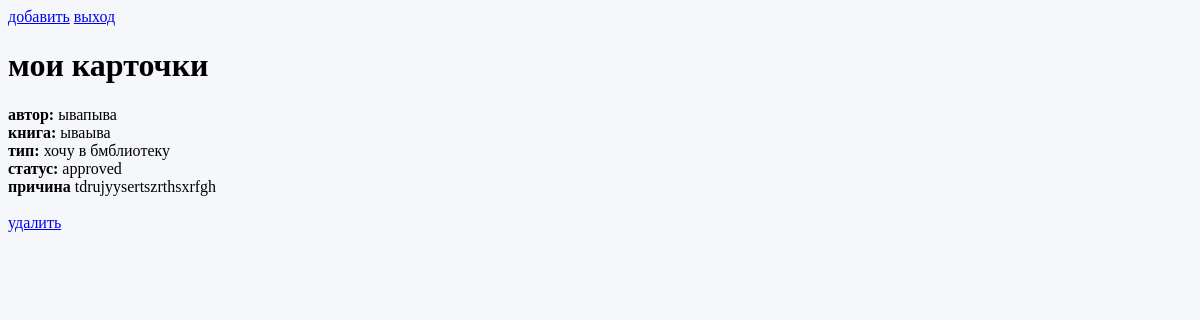
The page /cardrs.php (signed in) on the database its author committed.
### tables this page shows
CREATE TABLE `cards` (
  `id` int(11) NOT NULL,
  `user_id` int(11) NOT NULL,
  `author` varchar(255) NOT NULL,
  `book_name` varchar(255) NOT NULL,
  `card_type` varchar(50) NOT NULL,
  `publisher` varchar(255) NOT NULL,
  `publisher_year` varchar(50) NOT NULL,
  `cover_type` varchar(100) NOT NULL,
  `book_state` varchar(100) NOT NULL,
  `status` varchar(50) NOT NULL DEFAULT 'pending',
  `reject_reason` text NOT NULL,
  `created_at` varchar(100) NOT NULL DEFAULT current_timestamp()
);

### cardrs.php (the view, shortened to what this page needs)
<?php
include "db.php";
$user_id = $_SESSION['user']['id'];
$card = mysqli_query($conn,
"SELECT * FROM cards WHERE user_id = '$user_id'");
?>
<!DOCTYPE html>
<html lang="en">
<head>
    <link rel="stylesheet" href="style.css">
</head>
<body>
    <div class="container">
            <div class="menu">
               <a href="add_card.php">добавить</a>
               <a href="logout.php">выход</a>
            </div>
            <h1>мои карточки</h1>
            <?php while($card = mysqli_fetch_assoc($card)): ?>
                <div class="cared">
                    <b>автор:</b> <?php echo $card['author']; ?> <br>
                     <b>книга:</b> <?php echo $card['book_name']; ?> <br>
                      <b>тип:</b> <?php echo $card['card_type']; ?> <br>
                       <b>статус:</b> <?php echo $card['status']; ?> <br>
                       <?php if($card['reject_reason']): ?>
                        <b>причина</b>
                        <?php echo $card['reject_reason']; ?>
                        <?php endif; ?>
                        <br><br>
                        <a href="delete_card.php?id=<?php echo $card['id']; ?>">удалить</a>
                </div>
                <?php endwhile; ?>
    </div>
</body>
</html>

### style.css (style rules this page uses)
body { background: #f5f7fb; min-height: 100vh; }

### rows shown on the page
cards: author "ывапыва", book_name "ываыва", card_type "хочу в бмблиотеку", status "approved", reject_reason "tdrujyysertszrthsxrfgh"
